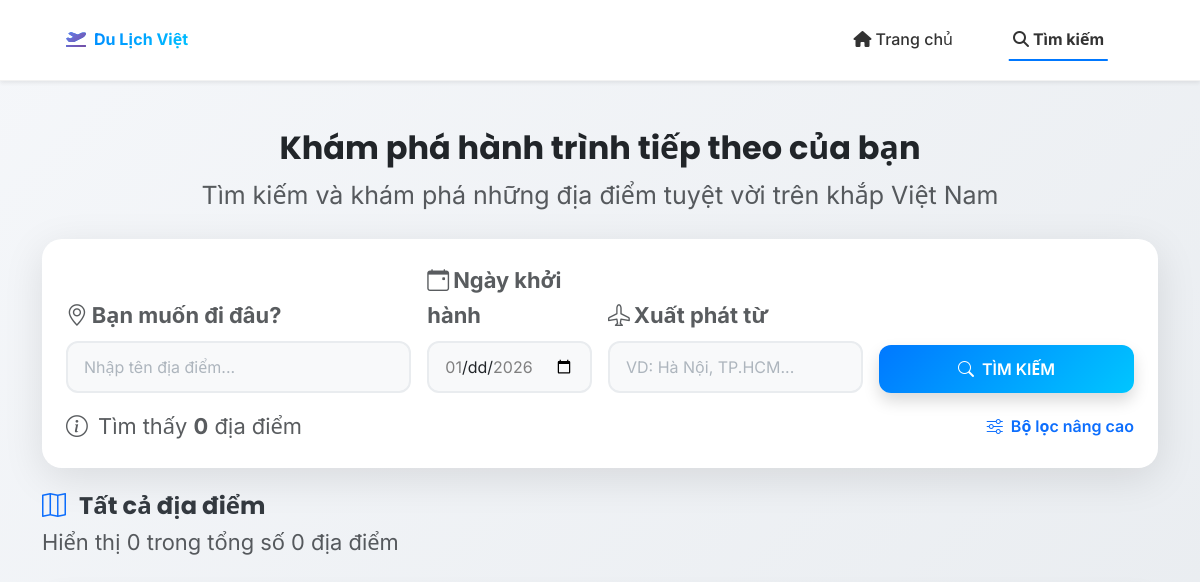
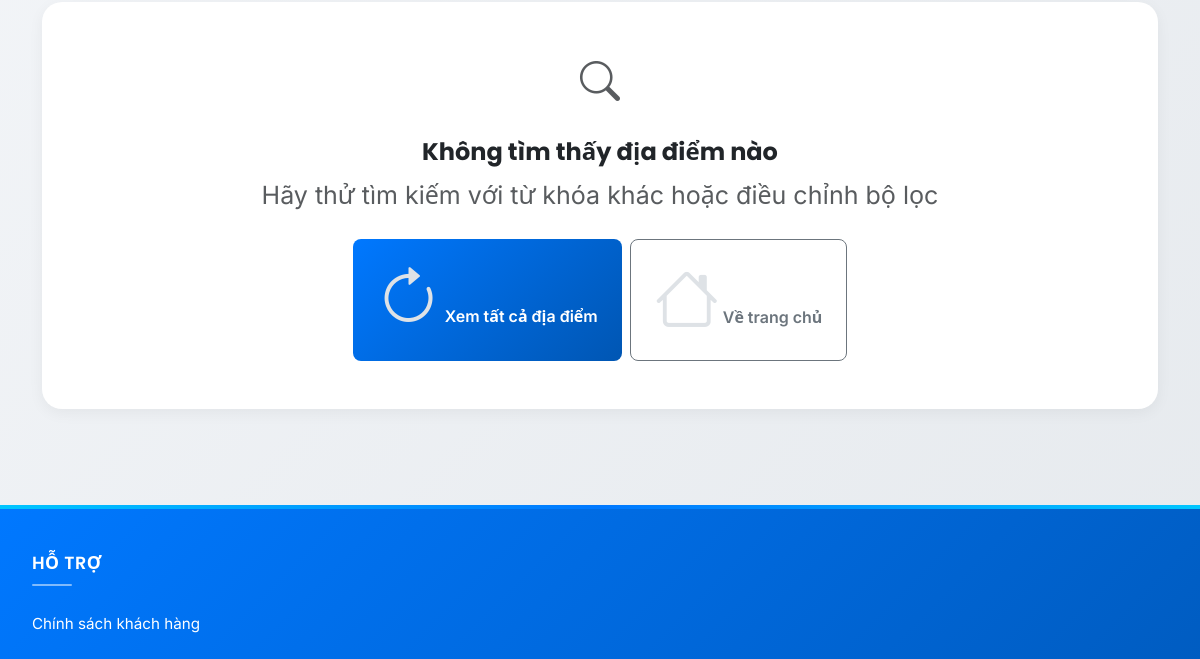
The page /search/ (upper part) on the database as committed earlier (2 pictures, top to bottom).
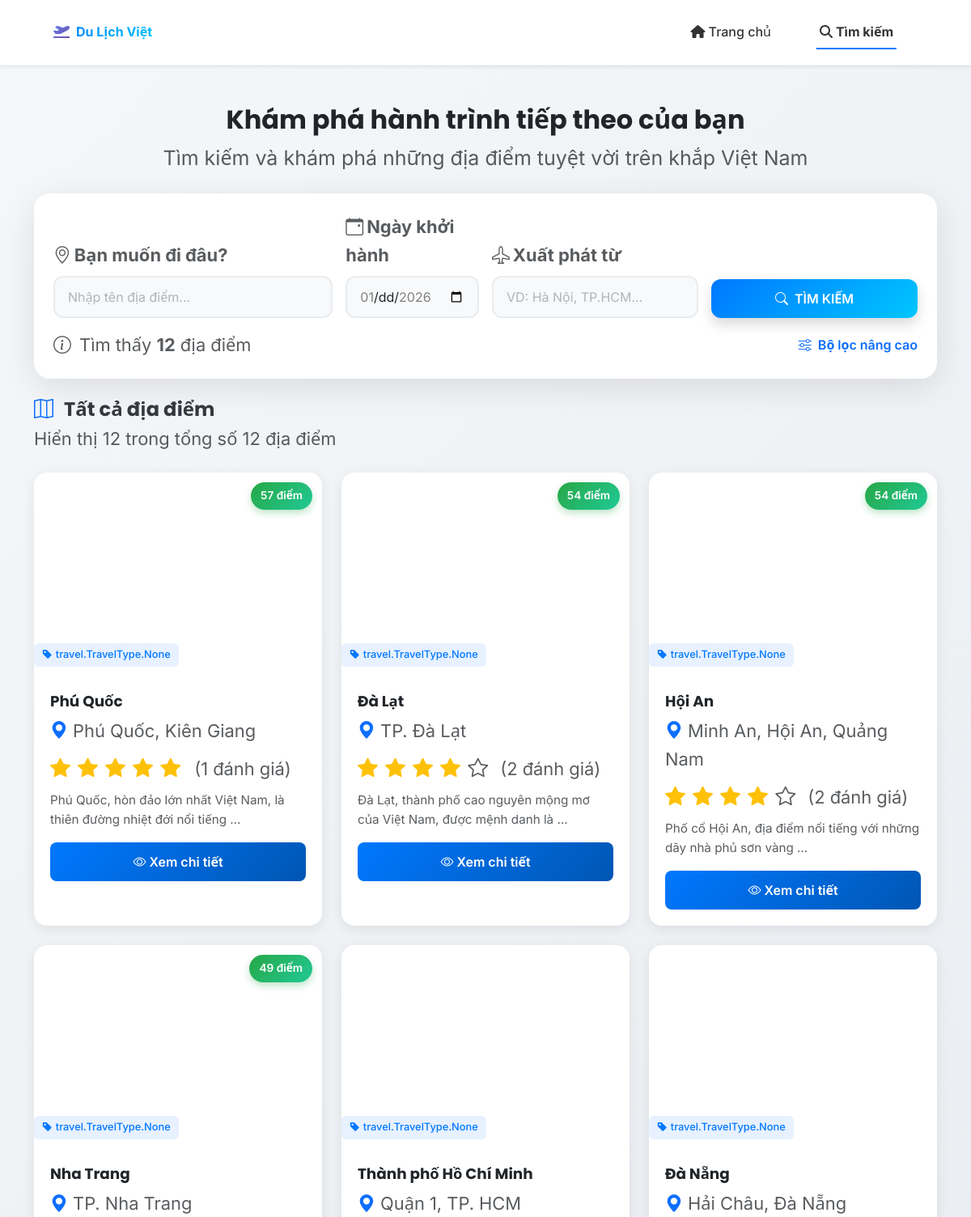
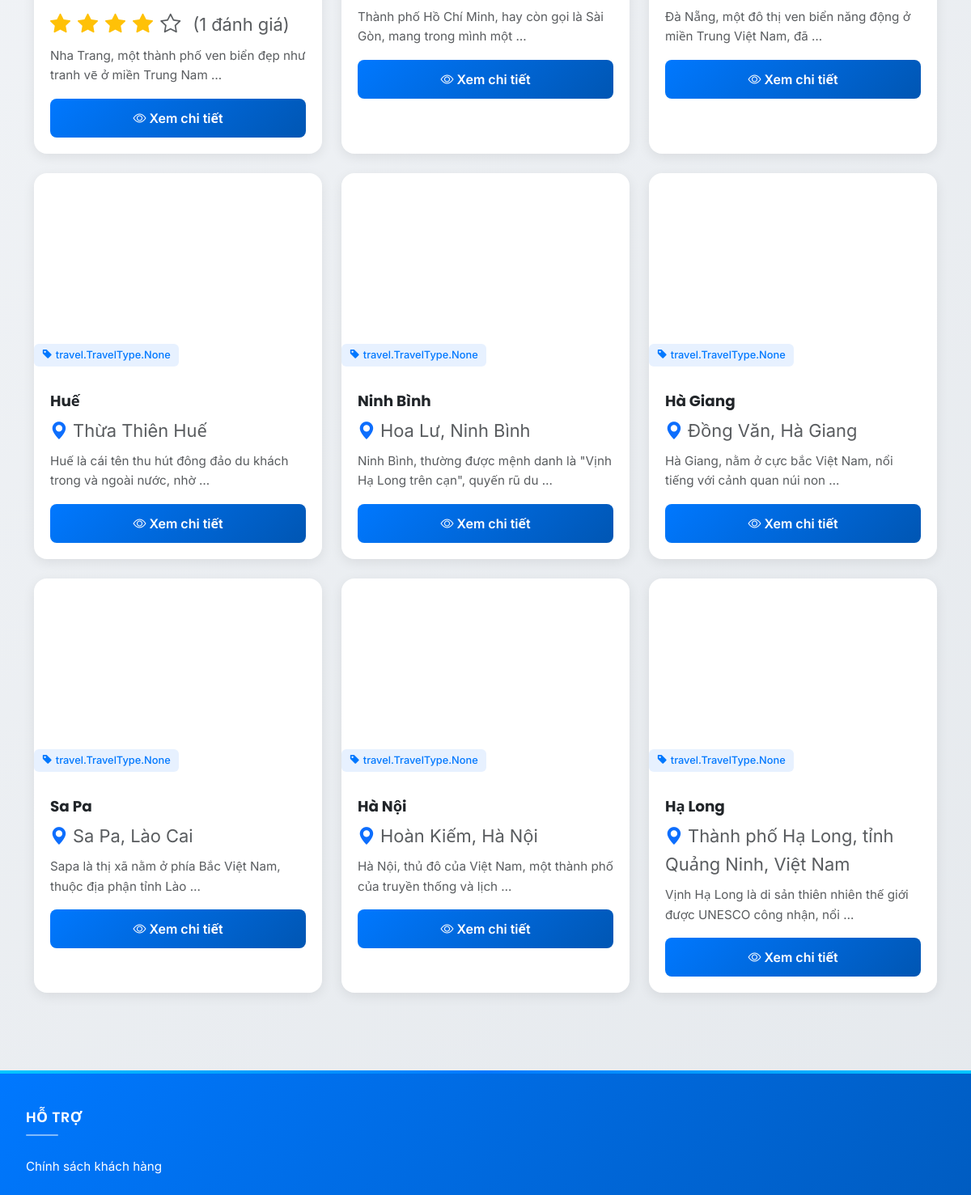
The same page on the database as committed later (2 pictures, top to bottom).
### travel/models.py (models this page shows, shortened)
class Destination(models.Model):
    category = models.ForeignKey(
        'Category',
        on_delete=models.SET_NULL,
        null=True,
        blank=True
    )
    name = models.CharField(max_length=200, unique=True)
    description = models.TextField()
    location = models.CharField(max_length=255)
    is_popular = models.BooleanField(default=False)
    slug = models.SlugField(unique=True, max_length=200)
    tags = models.JSONField(default=list, blank=True, verbose_name="Tags")
    avg_price = models.DecimalField(
        max_digits=10, decimal_places=0, null=True, blank=True,
        verbose_name="Gia trung binh (VND)"
    )  # TRUNG BÌNH REVIEW
    avg_rating = models.FloatField(default=0.0)
    latitude = models.FloatField(null=True, blank=True, verbose_name="Vi do")
    longitude = models.FloatField(null=True, blank=True, verbose_name="Kinh do")
    created_at = models.DateTimeField(auto_now_add=True)
    updated_at = models.DateTimeField(auto_now=True)
    travel_type = models.ManyToManyField(
        TravelType,
        related_name='destinations',
        blank=True
    )
    class Meta:
        verbose_name = "Destination"
        verbose_name_plural = "Destination"
        ordering = ['-created_at']
        indexes = [
            models.Index(fields=['location']),
            models.Index(fields=['avg_rating']),
            models.Index(fields=['is_popular']),
            models.Index(fields=['created_at']),
        ]

class RecommendationScore(models.Model):
    destination = models.OneToOneField(
        'Destination', on_delete=models.CASCADE,
        related_name='recommendation', null=True, blank=True
    )
    tour = models.OneToOneField(
        'TourPackage', on_delete=models.CASCADE,
        related_name='recommendation', null=True, blank=True
    )
    overall_score = models.FloatField(default=0.0, verbose_name="Điểm tổng thể (0-100)")
    popularity_score = models.FloatField(default=0.0, verbose_name="Điểm phổ biến")
    sentiment_score = models.FloatField(default=0.0, verbose_name="Điểm cảm xúc")
    positive_review_ratio = models.FloatField(default=0.0, verbose_name="Tỷ lệ đánh giá tích cực")
    avg_rating = models.FloatField(default=0.0)
    total_reviews = models.IntegerField(default=0)
    last_calculated = models.DateTimeField(auto_now=True)
    class Meta:
        verbose_name = "Điểm gợi ý"
        verbose_name_plural = "Điểm gợi ý"
        ordering = ['-overall_score']
        indexes = [
            models.Index(fields=['-overall_score']),
        ]

### travel/views.py (the view, shortened to what this page needs)
# urls.py: path('search/', views.search, name='search'),
def search(request):
    query = request.GET.get('q', '').strip()
    location = request.GET.get('location', '').strip()
    travel_type = request.GET.get('type', '').strip()
    min_rating = request.GET.get('min_rating', '').strip()
    max_price = request.GET.get('max_price', '').strip()
    qs = (
        Destination.objects
        .select_related('category', 'recommendation')
        .prefetch_related('images', 'travel_type')
    )
    if query:
        qs = qs.filter(
            Q(name__icontains=query) |
            Q(location__icontains=query) |
            Q(description__icontains=query)
        )
    if location:
        qs = qs.filter(location__icontains=location)
    if travel_type:
        qs = qs.filter(travel_type__slug=travel_type)
    if min_rating:
        try:
            qs = qs.filter(avg_rating__gte=float(min_rating))
        except ValueError:
            pass
    if max_price:
        try:
            qs = qs.filter(avg_price__lte=float(max_price))
        except ValueError:
            pass
    qs = qs.distinct().order_by('-recommendation__overall_score')
    paginator = Paginator(qs, 12)
    page_obj = paginator.get_page(request.GET.get('page', 1))
    context = {
        'query': query,
        'destinations': page_obj,
        'total_results': paginator.count,
        'all_locations': Destination.objects.values_list('location', flat=True).distinct(),
        'all_types': TravelType.objects.all(),
    }
    return render(request, 'travel/search.html', context)

### travel/templates/travel/search.html (shortened to what this page needs)
<!DOCTYPE html>
<html lang="vi">
{% load static %}
{% load currency_filters %}
<head>
    <link rel="stylesheet" href="https://cdn.jsdelivr.net/npm/bootstrap@5.3.3/dist/css/bootstrap.min.css">
    <link rel="stylesheet" href="https://cdn.jsdelivr.net/npm/bootstrap-icons@1.11.3/font/bootstrap-icons.css">
    <link rel="stylesheet" href="https://cdnjs.cloudflare.com/ajax/libs/font-awesome/6.5.0/css/all.min.css">
    <link href="https://unpkg.com/aos@2.3.1/dist/aos.css" rel="stylesheet">
    <link rel="stylesheet" href="{% static 'css/style.css' %}">
    <link rel="stylesheet" href="{% static 'css/modern-ui.css' %}">
    <link rel="stylesheet" href="{% static 'css/search.css' %}">
</head>
<body class="search-page-body">
<header class="header sticky-top bg-white shadow-sm">
    <div class="container">
        <nav class="navbar navbar-expand-lg px-4 py-2">
            <a class="navbar-brand fw-bold text-primary" href="{% url 'travel:home' %}">
                <i class="fa-solid fa-plane-departure me-2"></i>Du Lịch Việt
            </a>
            <ul class="navbar-nav ms-auto">
                <li class="nav-item">
                    <a class="nav-link" href="{% url 'travel:home' %}">
                        <i class="fa-solid fa-home me-1"></i>Trang chủ
                    </a>
                </li>
                <li class="nav-item">
                    <a class="nav-link active fw-bold" href="{% url 'travel:search' %}">
                        <i class="fa-solid fa-search me-1"></i>Tìm kiếm
                    </a>
                </li>
            </ul>
        </nav>
    </div>
</header>
<main class="py-5">
    <div class="container">
        <div class="text-center mb-4">
            <h2 class="fw-bold text-dark mb-2">Khám phá hành trình tiếp theo của bạn</h2>
            <p class="text-muted">Tìm kiếm và khám phá những địa điểm tuyệt vời trên khắp Việt Nam</p>
        </div>
        <div class="card search-card bg-white mb-4">
            <div class="card-body p-4">
                <form method="GET" action="{% url 'travel:search' %}" id="searchForm">
                    <div class="row g-3 align-items-end">
                        <div class="col-lg-4 col-md-6">
                            <label class="form-label small fw-bold text-muted">
                                <i class="bi bi-geo-alt me-1"></i>Bạn muốn đi đâu?
                            </label>
                            <div class="position-relative">
                                <input type="text" name="q" class="form-control search-input"
                                       id="searchDestination" placeholder="Nhập tên địa điểm..."
                                       value="{{ query }}" autocomplete="off">
                            </div>
                        </div>
                        <div class="col-lg-2 col-md-6">
                            <label class="form-label small fw-bold text-muted">
                                <i class="bi bi-calendar-event me-1"></i>Ngày khởi hành
                            </label>
                            <input type="date" name="travel_date" class="form-control search-input"
                                   id="travelDate" value="{{ filters.travel_date }}">
                        </div>
                        <div class="col-lg-3 col-md-6">
                            <label class="form-label small fw-bold text-muted">
                                <i class="bi bi-airplane me-1"></i>Xuất phát từ
                            </label>
                            <div class="position-relative">
                                <input type="text" name="from_location" class="form-control search-input"
                                       id="fromLocation" placeholder="VD: Hà Nội, TP.HCM..."
                                       value="{{ filters.from_location }}" autocomplete="off">
                            </div>
                        </div>
                        <div class="col-lg-3 col-md-6">
                            <label class="form-label small fw-bold text-muted d-none d-lg-block">&nbsp;</label>
                            <button type="submit" class="btn btn-primary btn-search shadow w-100">
                                <i class="bi bi-search me-1"></i> TÌM KIẾM
                            </button>
                        </div>
                    </div>
                    <div class="d-flex justify-content-between align-items-center mt-3">
                        <span class="text-muted small">
                            <i class="bi bi-info-circle me-1"></i>
                            Tìm thấy <strong>{{ total_results }}</strong> địa điểm
                        </span>
                        <a class="filter-toggle text-primary fw-semibold" data-bs-toggle="collapse"
                           href="#advancedFilters" role="button" aria-expanded="false">
                            <i class="bi bi-sliders me-1"></i> Bộ lọc nâng cao
                        </a>
                    </div>
                </form>
            </div>
        </div>
        <div class="results-section">
            <div class="d-flex justify-content-between align-items-center mb-4">
                <div>
                    <h4 class="fw-bold mb-1">
                        {% if filters.travel_type %}
                            <i class="bi bi-tag text-primary me-2"></i>
                            Danh mục: <span class="text-primary">{{ filters.travel_type }}</span>
                        {% elif query %}
                            <i class="bi bi-search text-primary me-2"></i>
                            Kết quả cho "<span class="text-primary">{{ query }}</span>"
                        {% else %}
                            <i class="bi bi-map text-primary me-2"></i>
                            Tất cả địa điểm
                        {% endif %}
                    </h4>
                    <p class="text-muted mb-0 small">
                        Hiển thị {{ destinations|length }} trong tổng số {{ total_results }} địa điểm
                    </p>
                </div>
            </div>
            {% if destinations %}
            <div class="row g-4">
                {% for dest in destinations %}
                <div class="col-lg-4 col-md-6">
                    <div class="card destination-card h-100">
                        <div class="position-relative overflow-hidden">
                            {% if dest.image %}
                            <img src="{{ dest.image.url }}" class="card-img-top destination-img"
                                 alt="{{ dest.name }}">
                            {% else %}
                            <div class="card-img-top destination-img bg-gradient d-flex align-items-center justify-content-center">
                                <i class="bi bi-image text-white fs-1"></i>
                            </div>
                            {% endif %}
                            {% if dest.recommendation %}
                            <div class="score-badge">
                                <span class="score-number">{{ dest.recommendation.overall_score|floatformat:0 }}</span>
                                <span class="score-text">điểm</span>
                            </div>
                            {% endif %}
                            <span class="type-badge">
                                <i class="bi bi-tag-fill me-1"></i>{{ dest.travel_type }}
                            </span>
                        </div>
                        <div class="card-body">
                            <h5 class="card-title fw-bold">{{ dest.name }}</h5>
                            <p class="text-muted small mb-2">
                                <i class="bi bi-geo-alt-fill text-primary"></i> {{ dest.location }}
                            </p>
                            {% if dest.recommendation %}
                            <div class="rating-section mb-2">
                                <span class="stars">
                                    {% for i in "12345" %}
                                        {% if forloop.counter <= dest.recommendation.avg_rating %}
                                        <i class="bi bi-star-fill text-warning"></i>
                                        {% else %}
                                        <i class="bi bi-star text-muted"></i>
                                        {% endif %}
                                    {% endfor %}
                                </span>
                                <span class="text-muted small ms-2">
                                    ({{ dest.recommendation.total_reviews }} đánh giá)
                                </span>
                            </div>
                            {% endif %}
                            <p class="card-text text-muted small mb-3">
                                {{ dest.description|truncatewords:15 }}
                            </p>
                            <a href="{% url 'travel:destination_detail' dest.id %}?from_location={{ filters.from_location }}&travel_date={{ filters.travel_date }}"
                               class="btn btn-primary w-100">
                                <i class="bi bi-eye me-1"></i>Xem chi tiết
                            </a>
                        </div>
                    </div>
                </div>
                {% endfor %}
            </div>
            {% else %}
            <div class="no-results text-center py-5">
                <div class="no-results-icon mb-4">
                    <i class="bi bi-search fs-1 text-muted"></i>
                </div>
                <h4 class="fw-bold text-dark mb-2">Không tìm thấy địa điểm nào</h4>
                <p class="text-muted mb-4">
                    Hãy thử tìm kiếm với từ khóa khác hoặc điều chỉnh bộ lọc
                </p>
                <div class="d-flex justify-content-center gap-2">
                    <a href="{% url 'travel:search' %}" class="btn btn-primary">
                        <i class="bi bi-arrow-clockwise me-1"></i>Xem tất cả địa điểm
                    </a>
                    <a href="{% url 'travel:home' %}" class="btn btn-outline-secondary">
                        <i class="bi bi-house me-1"></i>Về trang chủ
                    </a>
                </div>
            </div>
            {% endif %}
        </div>
    </div>
</main>
<footer class="footer mt-5">
    <div class="footer-container">
        <div class="footer-col">
            <h3>Hỗ trợ</h3>
            <ul>
                <li>Chính sách khách hàng</li>
            </ul>
        </div>
    </div>
</footer>
</body>
</html>

Rows that differ between the two databases and show on the page:
added Destination: recommendation.overall_score "57", travel_type "travel.TravelType.None", name "Phú Quốc", location "Phú Quốc, Kiên Giang", recommendation.total_reviews "1", description "Phú Quốc, hòn đảo lớn nhất Việt Nam, là thiên đường nhiệt đới nổi tiếng …"
added Destination: recommendation.overall_score "54", travel_type "travel.TravelType.None", name "Đà Lạt", location "TP. Đà Lạt", recommendation.total_reviews "2", description "Đà Lạt, thành phố cao nguyên mộng mơ của Việt Nam, được mệnh danh là …"
added Destination: recommendation.overall_score "54", travel_type "travel.TravelType.None", name "Hội An", location "Minh An, Hội An, Quảng Nam", recommendation.total_reviews "2", description "Phố cổ Hội An, địa điểm nổi tiếng với những dãy nhà phủ sơn vàng …"
added Destination: recommendation.overall_score "49", travel_type "travel.TravelType.None", name "Nha Trang", location "TP. Nha Trang", recommendation.total_reviews "1", description "Nha Trang, một thành phố ven biển đẹp như tranh vẽ ở miền Trung Nam …"
added Destination: travel_type "travel.TravelType.None", name "Thành phố Hồ Chí Minh", location "Quận 1, TP. HCM", description "Thành phố Hồ Chí Minh, hay còn gọi là Sài Gòn, mang trong mình một …"
added Destination: travel_type "travel.TravelType.None", name "Đà Nẵng", location "Hải Châu, Đà Nẵng", description "Đà Nẵng, một đô thị ven biển năng động ở miền Trung Việt Nam, đã …"
added Destination: travel_type "travel.TravelType.None", name "Huế", location "Thừa Thiên Huế", description "Huế là cái tên thu hút đông đảo du khách trong và ngoài nước, nhờ …"
added Destination: travel_type "travel.TravelType.None", name "Ninh Bình", location "Hoa Lư, Ninh Bình", description "Ninh Bình, thường được mệnh danh là \"Vịnh Hạ Long trên cạn\", quyến rũ du …"
added Destination: travel_type "travel.TravelType.None", name "Hà Giang", location "Đồng Văn, Hà Giang", description "Hà Giang, nằm ở cực bắc Việt Nam, nổi tiếng với cảnh quan núi non …"
added Destination: travel_type "travel.TravelType.None", name "Sa Pa", location "Sa Pa, Lào Cai", description "Sapa là thị xã nằm ở phía Bắc Việt Nam, thuộc địa phận tỉnh Lào …"
added Destination: travel_type "travel.TravelType.None", name "Hà Nội", location "Hoàn Kiếm, Hà Nội", description "Hà Nội, thủ đô của Việt Nam, một thành phố của truyền thống và lịch …"
added Destination: travel_type "travel.TravelType.None", name "Hạ Long", location "Thành phố Hạ Long, tỉnh Quảng Ninh, Việt Nam", description "Vịnh Hạ Long là di sản thiên nhiên thế giới được UNESCO công nhận, nổi …"
Other text that changed with them:
{{ total_results }}: "0" → "12"
{{ destinations|length }}: "0" → "12"
text no longer shown: "Không tìm thấy địa điểm nào Hãy thử tìm kiếm với từ khóa khác hoặc điều chỉnh bộ lọc Xem tất cả địa điểm Về trang chủ"
